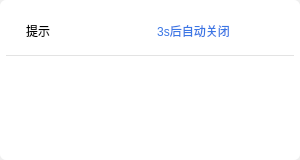
<?xml version="1.0" encoding="UTF-8"?>
<ui version="4.0">
 <class>MessageDlg</class>
 <widget class="QWidget" name="MessageDlg">
  <property name="geometry">
   <rect>
    <x>0</x>
    <y>0</y>
    <width>300</width>
    <height>160</height>
   </rect>
  </property>
  <property name="windowTitle">
   <string>Form</string>
  </property>
  <property name="styleSheet">
   <string notr="true">       #frame{
        background-color: white;
        border:none;
        border-radius:6px;
        }
        #titleArea{
        background-color: white;
        border-bottom:1px solid rgb(227, 227, 227);
        }
        #titleLabel{
        background-color:white;
        border:none;
        }
        #contentLabel{
        background-color:white;
        padding: 6px 20px;
        }
        #countLabel{
        background-color:white;
        color:rgb(59, 119, 229);
        }
        #btnClose{
        background-color:white;
        border:none;
        border-radius:5px
        }
        #btnClose:hover{
        background-color:rgb(255,64,64);
        color: rgb(0, 85, 127);
        }
      </string>
  </property>
  <layout class="QVBoxLayout" name="verticalLayout">
   <property name="spacing">
    <number>0</number>
   </property>
   <property name="leftMargin">
    <number>0</number>
   </property>
   <property name="topMargin">
    <number>0</number>
   </property>
   <property name="rightMargin">
    <number>0</number>
   </property>
   <property name="bottomMargin">
    <number>0</number>
   </property>
   <item>
    <widget class="QFrame" name="frame">
     <property name="frameShape">
      <enum>QFrame::StyledPanel</enum>
     </property>
     <property name="frameShadow">
      <enum>QFrame::Raised</enum>
     </property>
     <layout class="QVBoxLayout" name="verticalLayout_2" stretch="2,5">
      <property name="spacing">
       <number>0</number>
      </property>
      <property name="leftMargin">
       <number>6</number>
      </property>
      <property name="topMargin">
       <number>6</number>
      </property>
      <property name="rightMargin">
       <number>6</number>
      </property>
      <property name="bottomMargin">
       <number>6</number>
      </property>
      <item>
       <widget class="QWidget" name="titleArea" native="true">
        <property name="minimumSize">
         <size>
          <width>0</width>
          <height>50</height>
         </size>
        </property>
        <layout class="QHBoxLayout" name="horizontalLayout" stretch="2,2,1">
         <property name="spacing">
          <number>0</number>
         </property>
         <property name="leftMargin">
          <number>20</number>
         </property>
         <property name="topMargin">
          <number>0</number>
         </property>
         <property name="rightMargin">
          <number>20</number>
         </property>
         <property name="bottomMargin">
          <number>1</number>
         </property>
         <item>
          <widget class="QLabel" name="titleLabel">
           <property name="text">
            <string>提示</string>
           </property>
          </widget>
         </item>
         <item>
          <widget class="QLabel" name="countLabel">
           <property name="text">
            <string>3s后自动关闭</string>
           </property>
           <property name="alignment">
            <set>Qt::AlignCenter</set>
           </property>
          </widget>
         </item>
         <item>
          <widget class="QPushButton" name="btnClose">
           <property name="sizePolicy">
            <sizepolicy hsizetype="Minimum" vsizetype="Minimum">
             <horstretch>0</horstretch>
             <verstretch>0</verstretch>
            </sizepolicy>
           </property>
           <property name="minimumSize">
            <size>
             <width>16</width>
             <height>16</height>
            </size>
           </property>
           <property name="maximumSize">
            <size>
             <width>25</width>
             <height>25</height>
            </size>
           </property>
           <property name="text">
            <string/>
           </property>
          </widget>
         </item>
        </layout>
       </widget>
      </item>
      <item>
       <widget class="QLabel" name="contentLabel">
        <property name="baseSize">
         <size>
          <width>0</width>
          <height>0</height>
         </size>
        </property>
        <property name="text">
         <string/>
        </property>
        <property name="alignment">
         <set>Qt::AlignCenter</set>
        </property>
        <property name="wordWrap">
         <bool>true</bool>
        </property>
       </widget>
      </item>
     </layout>
    </widget>
   </item>
  </layout>
 </widget>
 <resources/>
 <connections/>
</ui>
